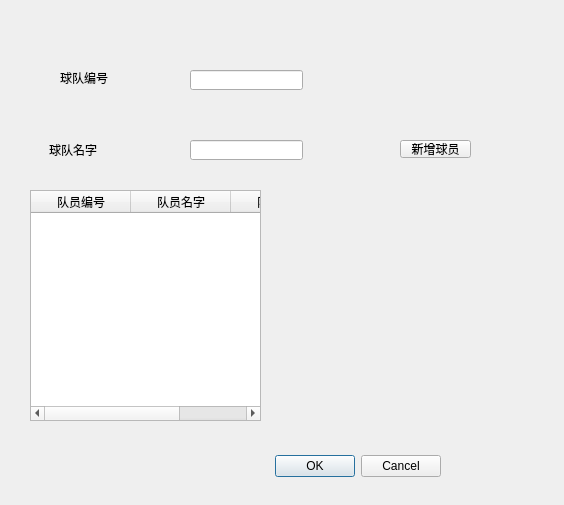
<?xml version="1.0" encoding="UTF-8"?>
<ui version="4.0">
 <class>NewTeamDialog</class>
 <widget class="QDialog" name="NewTeamDialog">
  <property name="geometry">
   <rect>
    <x>0</x>
    <y>0</y>
    <width>564</width>
    <height>505</height>
   </rect>
  </property>
  <property name="windowTitle">
   <string>Dialog</string>
  </property>
  <widget class="QDialogButtonBox" name="buttonBox">
   <property name="geometry">
    <rect>
     <x>100</x>
     <y>450</y>
     <width>341</width>
     <height>32</height>
    </rect>
   </property>
   <property name="orientation">
    <enum>Qt::Orientation::Horizontal</enum>
   </property>
   <property name="standardButtons">
    <set>QDialogButtonBox::StandardButton::Cancel|QDialogButtonBox::StandardButton::Ok</set>
   </property>
  </widget>
  <widget class="QLineEdit" name="lineEditTeamName">
   <property name="geometry">
    <rect>
     <x>190</x>
     <y>140</y>
     <width>113</width>
     <height>20</height>
    </rect>
   </property>
  </widget>
  <widget class="QLineEdit" name="lineEditTeamID">
   <property name="geometry">
    <rect>
     <x>190</x>
     <y>70</y>
     <width>113</width>
     <height>20</height>
    </rect>
   </property>
  </widget>
  <widget class="QLabel" name="labelTeamName">
   <property name="geometry">
    <rect>
     <x>49</x>
     <y>140</y>
     <width>61</width>
     <height>20</height>
    </rect>
   </property>
   <property name="text">
    <string>球队名字</string>
   </property>
  </widget>
  <widget class="QLabel" name="labelTeamID">
   <property name="geometry">
    <rect>
     <x>60</x>
     <y>70</y>
     <width>51</width>
     <height>16</height>
    </rect>
   </property>
   <property name="text">
    <string>球队编号</string>
   </property>
  </widget>
  <widget class="QPushButton" name="pushButtonAddPlayer">
   <property name="geometry">
    <rect>
     <x>400</x>
     <y>140</y>
     <width>71</width>
     <height>18</height>
    </rect>
   </property>
   <property name="text">
    <string>新增球员</string>
   </property>
  </widget>
  <widget class="QTableWidget" name="ShowPlayerstableWidget">
   <property name="geometry">
    <rect>
     <x>30</x>
     <y>190</y>
     <width>231</width>
     <height>231</height>
    </rect>
   </property>
   <column>
    <property name="text">
     <string>队员编号</string>
    </property>
   </column>
   <column>
    <property name="text">
     <string>队员名字</string>
    </property>
   </column>
   <column>
    <property name="text">
     <string>队员年龄</string>
    </property>
   </column>
  </widget>
 </widget>
 <resources/>
 <connections>
  <connection>
   <sender>buttonBox</sender>
   <signal>accepted()</signal>
   <receiver>NewTeamDialog</receiver>
   <slot>accept()</slot>
   <hints>
    <hint type="sourcelabel">
     <x>248</x>
     <y>254</y>
    </hint>
    <hint type="destinationlabel">
     <x>157</x>
     <y>274</y>
    </hint>
   </hints>
  </connection>
  <connection>
   <sender>buttonBox</sender>
   <signal>rejected()</signal>
   <receiver>NewTeamDialog</receiver>
   <slot>reject()</slot>
   <hints>
    <hint type="sourcelabel">
     <x>316</x>
     <y>260</y>
    </hint>
    <hint type="destinationlabel">
     <x>286</x>
     <y>274</y>
    </hint>
   </hints>
  </connection>
 </connections>
</ui>
